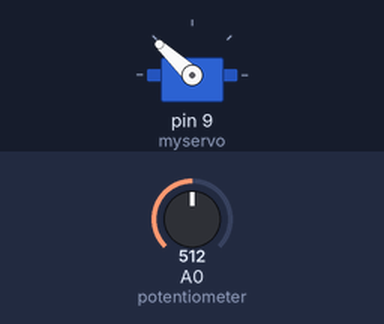
This sketch was run on a simulated Arduino Uno, built with avr-gcc and run on an emulated ATmega328P. Parts: servo. Inputs (shaded band) come from the test bench; at power-on: A0 (potentiometer) = 512.

Above: at 1.2 s.
1.3 s: A0 (potentiometer) set to 716
At 1.7 s:
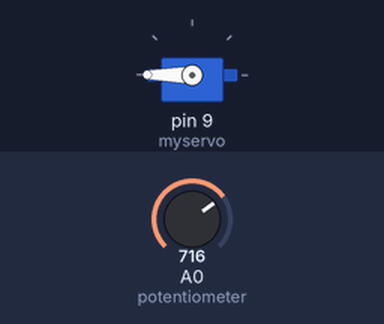
2.8 s: A0 (potentiometer) set to 306
At 3.8 s:
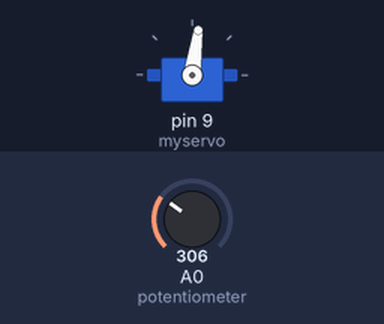
4.3 s: A0 (potentiometer) set to 122
At 5.2 s:
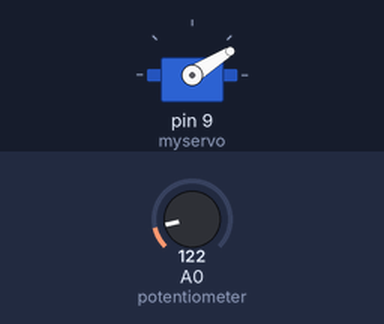
5.8 s: A0 (potentiometer) set to 0
At 6.1 s:
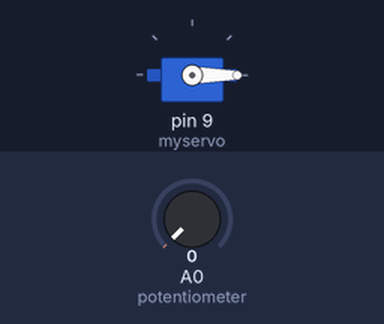
7.3 s: A0 (potentiometer) set to 511
At 8.5 s:
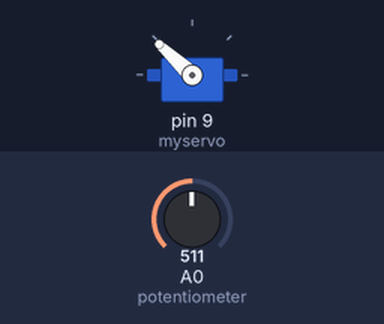
8.8 s: A0 (potentiometer) set to 900
At 9.5 s:
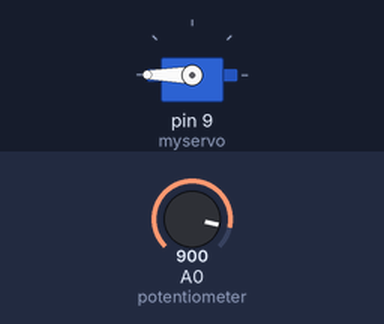
Timing chart, 0 to 11.3 s (numbered marks = the images above; inputs shaded):
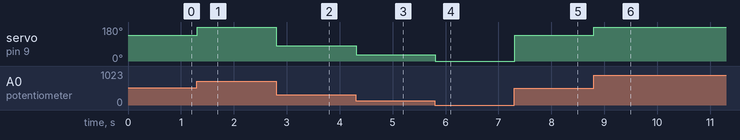

The sketch:

ServoJoystck.ino
```cpp
/*
This is the Servo Motor with Joystick program.

Goal: To control a servo motor with a joystick.

Main Theme: Analog Input (joystick) + Analog Output (Servo) + map function.
*/

// Here we included the Servo Motor library.
#include <Servo.h>

// create servo object to control a servo.
Servo myservo;

// Here we declared an integer variable called "potentiometer" and assigned it to the Analog Input pin 0 of the Arduino.
int potentiometer = A0;

void setup()
{
  // Here we are attaching the Servo motor to pin 9 of the Arduino. (You could also write: int Servo = 9;)
  myservo.attach(9);
  // This line tells the Arduino that pin 9 (Servo) works as an output pin.
  pinMode(9, OUTPUT);
}

void loop()
{
  // Here we declared an integer variable called "value" and gave it the values of whatever A0 (potentiometer) pin reads.
  int Value = analogRead(potentiometer);
  // Here we map the values of the potentiometer to the desired values in degrees.
  //(potentiometer values are from 0 to 671 and not from 0 to 1023 because it's a 5k ohm potentiometer and not 10k)
  Value = map(Value, 0, 671, 0, 180);
  // Here we tell the Arduino to "analoglWrite" the mapped values within the Value variable onto pin 9. (You could also write: analogWrite(Servo, Value);)
  myservo.write(Value);
  // Here we freeze the program for 15 milliseconds for less lag.
  delay(15);
}
```

Measured:
- after the input at 1.3 s, servo on pin 9 (myservo): 137° → 180° at once
- after the input at 2.8 s, servo on pin 9 (myservo): 180° → 82° at once
- after the input at 4.3 s, servo on pin 9 (myservo): 82° → 32° at once
- after the input at 5.8 s, servo on pin 9 (myservo): 32° → 0° at once
- after the input at 7.3 s, servo on pin 9 (myservo): 0° → 137° at once
- after the input at 8.8 s, servo on pin 9 (myservo): 137° → 180° at once
